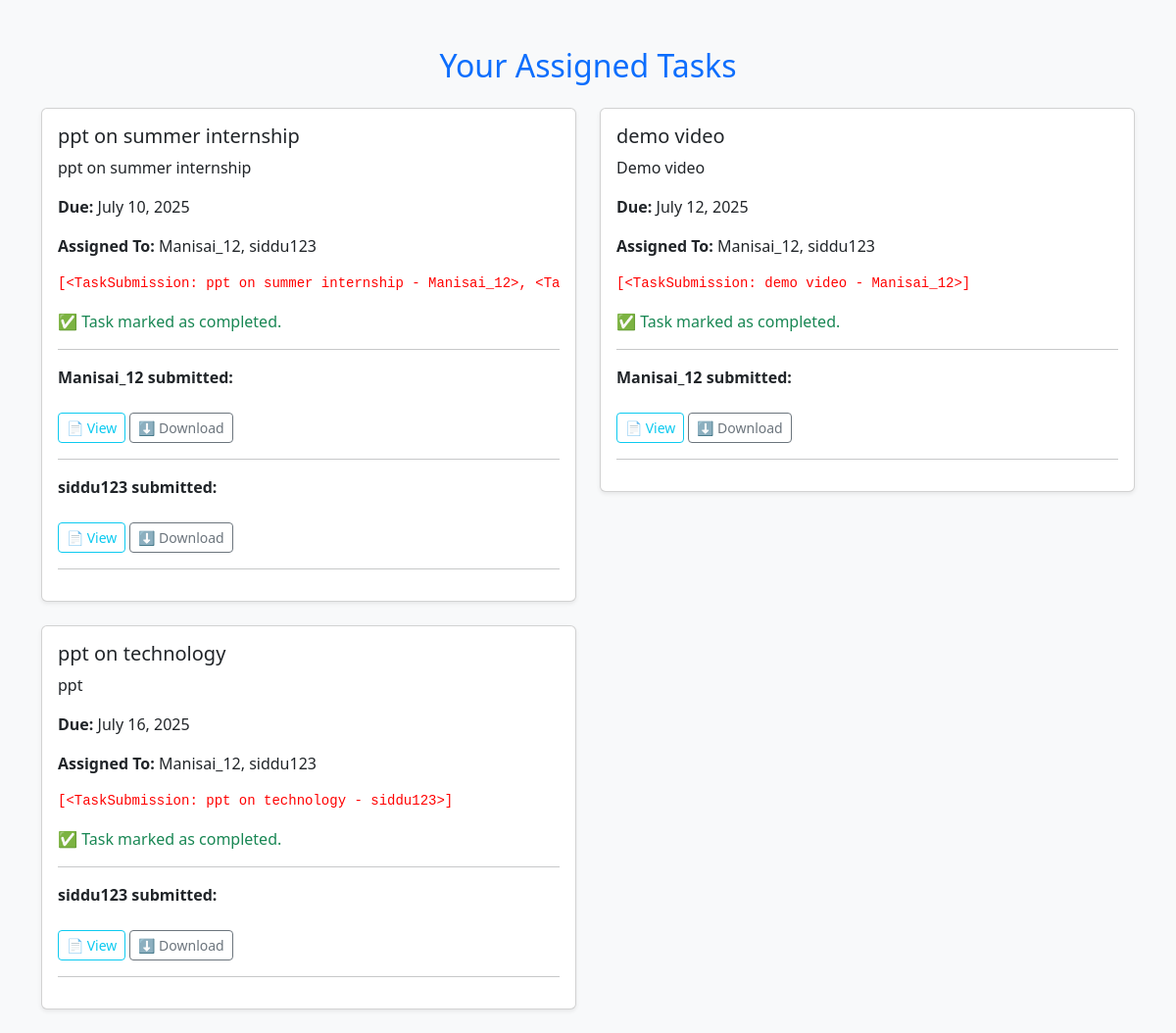
The app's page /view-tasks/ (signed in) with its own data.
### CampusConnectApp/models.py (models this page shows, shortened)
class Task(models.Model):
    title = models.CharField(max_length=200)
    description = models.TextField()
    due_date = models.DateField(null=True, blank=True)
    is_completed = models.BooleanField(default=False)
    assigned_to = models.ManyToManyField(
        CustomUser,
        related_name='tasks_assigned_to',
        limit_choices_to={'role': 'STUDENT'}
    )
    assigned_by = models.ForeignKey(
        CustomUser,
        on_delete=models.CASCADE,
        related_name='tasks_created'
    )
    created_by = models.ForeignKey(
        CustomUser,
        on_delete=models.CASCADE,
        related_name='created_tasks',
        null=True
    )
    completed_by = models.ForeignKey(
        CustomUser,
        on_delete=models.CASCADE,
        related_name='completed_tasks',
        null=True,
        blank=True
    )
    completed_at = models.DateTimeField(null=True, blank=True)
    file = models.FileField(upload_to='submissions/', null=True, blank=True)
    submission_link = models.URLField(blank=True, null=True)
    created_at = models.DateTimeField(default=timezone.now)

class CustomUser(AbstractUser):
    ROLE_CHOICES = [
        ('ADMIN', 'Admin'),
        ('STAFF', 'Staff'),
        ('STUDENT', 'Student'),
    ]
    role = models.CharField(max_length=10, choices=ROLE_CHOICES)

class TaskSubmission(models.Model):
    task = models.ForeignKey(Task, on_delete=models.CASCADE)
    student = models.ForeignKey(CustomUser, on_delete=models.CASCADE)
    file = models.FileField(upload_to='submissions/')
    uploaded_at = models.DateTimeField(auto_now_add=True)
    is_marked = models.BooleanField(default=False)
    marked_by = models.ForeignKey(
        CustomUser,
        on_delete=models.SET_NULL,
        null=True,
        blank=True,
        related_name='marked_submissions'
    )
    marked_at = models.DateTimeField(null=True, blank=True)
    notify_admin = models.BooleanField(default=False)
    notify_staff = models.BooleanField(default=False)
    def __str__(self):
        return f"{self.task.title} - {self.student.username}"
    class Meta:
        unique_together = ('task', 'student')

### CampusConnectApp/views.py (the view)
# urls.py: path('view-tasks/', views.view_tasks, name='view_tasks'),
@login_required
def view_tasks(request):
    tasks = Task.objects.all()
    all_submissions = TaskSubmission.objects.select_related('student', 'task')
    submissions_by_task = {}
    for submission in all_submissions:
        if submission.task.id not in submissions_by_task:
            submissions_by_task[submission.task.id] = []
        submissions_by_task[submission.task.id].append(submission)
    return render(request, 'view_tasks.html', {
        'tasks': tasks,
        'user': request.user,
        'submissions_by_task': submissions_by_task
    })

### CampusConnectApp/templatetags/custom_tags.py (called while the page is built)
@register.filter
def get_item(dictionary, key):
    return dictionary.get(key)

### CampusConnectApp/templates/view_tasks.html (shortened to what this page needs)
{% load static %}
{% load custom_tags %}
<!DOCTYPE html>
<html>
<head>
  <link rel="stylesheet" href="{% static 'css/bootstrap.min.css' %}">
</head>
<body class="bg-light">
<div class="container mt-5">
  <h2 class="text-center mb-4 text-primary">Your Assigned Tasks</h2>
  {% if tasks %}
    <div class="row">
      {% for task in tasks %}
        <div class="col-md-6 mb-4">
          <div class="card shadow-sm">
            <div class="card-body">
              <h5 class="card-title">{{ task.title }}</h5>
              <p class="card-text">{{ task.description|default:"No description provided." }}</p>
              <p class="card-text"><strong>Due:</strong> {{ task.due_date }}</p>
              <p><strong>Assigned To:</strong>
                {% for user in task.assigned_to.all %}
                  {{ user.username }}{% if not forloop.last %}, {% endif %}
                {% endfor %}
              </p>
              <pre style="color: red;">{{ submissions_by_task|get_item:task.id }}</pre>
              {% if task.is_completed %}
                <p class="text-success">✅ Task marked as completed.</p>
              {% endif %}
              <hr>
              {% if user.role == 'STUDENT' %}
                {% with submissions=submissions_by_task|get_item:task.id %}
                  {% if submissions %}
                    {% for submission in submissions %}
                      {% if submission.student == user %}
                        <p><strong>Submitted by:</strong> {{ submission.student.username }}</p>
                        <a href="{{ submission.file.url }}" target="_blank" class="btn btn-outline-info btn-sm mt-2">📄 View Submitted File</a>
                        <a href="{{ submission.file.url }}" download class="btn btn-outline-secondary btn-sm mt-2">⬇ Download</a>
                        <hr>
                      {% endif %}
                    {% endfor %}
                  {% else %}
                    <a href="{% url 'upload_file' task.id %}" class="btn btn-primary btn-sm mt-2">📤 Upload File</a>
                  {% endif %}
                {% endwith %}
              {% elif user.role == 'STAFF' or user.role == 'ADMIN' %}
                {% with submissions=submissions_by_task|get_item:task.id %}
                  {% if submissions %}
                    {% for submission in submissions %}
                      <p><strong>{{ submission.student.username }} submitted:</strong></p>
                      <a href="{{ submission.file.url }}" target="_blank" class="btn btn-outline-info btn-sm mt-2">📄 View</a>
                      <a href="{{ submission.file.url }}" download class="btn btn-outline-secondary btn-sm mt-2">⬇ Download</a>
                      <hr>
                    {% endfor %}
                  {% else %}
                    <p class="text-muted">No submissions yet.</p>
                  {% endif %}
                {% endwith %}
              {% endif %}
            </div>
          </div>
        </div>
      {% endfor %}
    </div>
  {% else %}
    <div class="alert alert-info text-center">No tasks found.</div>
  {% endif %}
</div>
</body>
</html>

### records on screen
Task: title "ppt on summer internship", description "ppt on summer internship", due_date "July 10, 2025", id+title "[<TaskSubmission: ppt on summer internship - Manisai_12>,…", is_completed "✅ Task marked as completed."
CustomUser: username "Manisai_12"
CustomUser: username "siddu123"
TaskSubmission: student.username "Manisai_12"
TaskSubmission: student.username "siddu123"
Task: title "demo video", description "Demo video", due_date "July 12, 2025", id+title "[<TaskSubmission: demo video - Manisai_12>]", is_completed "✅ Task marked as completed."
TaskSubmission: student.username "Manisai_12"
Task: title "ppt on technology", description "ppt", due_date "July 16, 2025", id+title "[<TaskSubmission: ppt on technology - siddu123>]", is_completed "✅ Task marked as completed."
TaskSubmission: student.username "siddu123"
